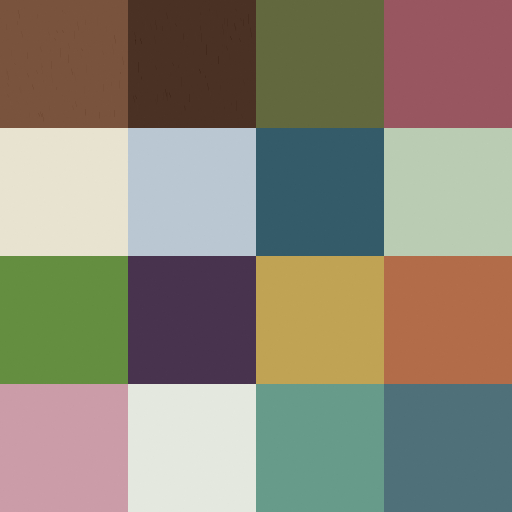
#> input picture assets/codex-source/coord10-art02-input-20261004/FinishAtlas_FUR06.png, 1024 x 1024 px, found by its file name (shown at 1/2 size)
$ python art02_a2.py
#> lines starting #> are read from the running program, lines starting #| are printed output that depends on the picture; after the words box and inside, x2 and y2 are one past the last pixel; in counts of white or black regions, pixels touching at a corner belong together
# ART02 A2: per-frame FinishAtlas copies, only where IMG_3638 shows a hue difference that exposure alone cannot explain.
# Reference colours are white-balance corrected with the wall: factor = observed wall / model cream cell (assumption: the wall is
# the same cream as the model's cream cell). Each target cell is shifted by (target - cell mean), keeping the cell's texture variation.
import json,hashlib,numpy as np
from PIL import Image
R='src2/assets/codex-source/coord10-art02-input-20261004/'
A=np.array(Image.open(R+'FinishAtlas_FUR06.png').convert('RGB')).astype(int)
cell=lambda cx,cy: (slice(cy*256,cy*256+256),slice(cx*256,cx*256+256))
cream=A[cell(0,1)].reshape(-1,3).mean(0)
#> cream = [232, 227, 208]
wall_obs=np.array([208,216,189]); wb=wall_obs/cream
#> after `wb = wall_obs / cream`: wb = [0.897, 0.952, 0.909]
obs={'U1_mat':[211,210,185],'U2_frame':[110,81,76]}
corr={k:(np.array(v)/wb).round().astype(int).tolist() for k,v in obs.items()}
#> corr = {'U1_mat': [235, 221, 204], 'U2_frame': [123, 85, 84]}
PLAN={1:[('blue_mat_cell(1,1)',(1,1),corr['U1_mat'])],2:[('pink_frame_cell(3,0)',(3,0),corr['U2_frame'])]}
info={'white_balance_factor':wb.round(4).tolist(),'model_cream_mean':cream.round(1).tolist(),'observed':obs,'corrected_targets':corr,'frames':{}}
for n,ops in PLAN.items():
    B=A.copy(); mask=np.ones(A.shape[:2],bool); cells={}
    for name,(cx,cy),tgt in ops:
        sl=cell(cx,cy); m=A[sl].reshape(-1,3).mean(0); B[sl]=np.clip(A[sl]-m+np.array(tgt),0,255); mask[sl]=False
        cells[name]={'from_mean':m.round(1).tolist(),'to':tgt,'rect_xywh':[cx*256,cy*256,256,256]}
#> this loop made 1 pass
#> (cx, cy, tgt, m) on pass 1: (1, 1, [235, 221, 204], [186, 199, 210])
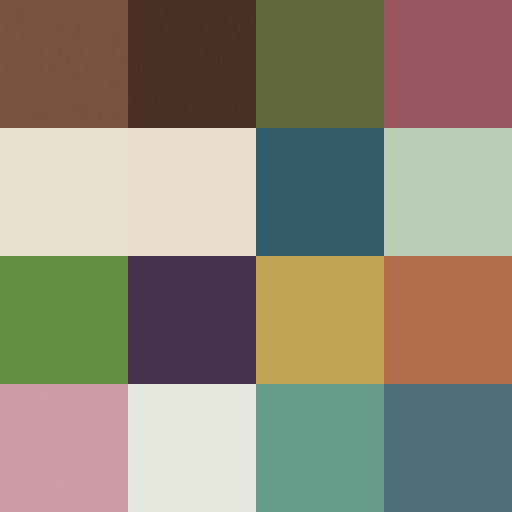
#> B: shape (1024, 1024, 3) int64 (shown at 1/2 size); mean R, G, B 144, 136.4, 118.7
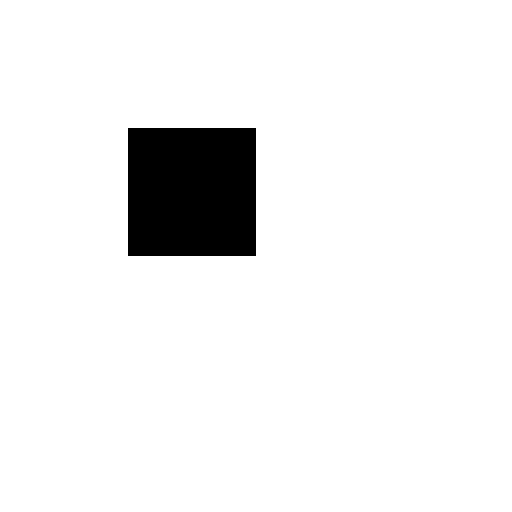
#> mask: shape (1024, 1024) bool (shown at 1/2 size); 93.8% white; 1 black region, box (x1, y1, x2, y2) and area: (256, 256, 512, 512) 65536
#> after the loop, cells = 1 item
    out=f'art2/FinishAtlas_FUR06_ART02_A2_U{n}.png'; Image.fromarray(B.astype(np.uint8)).save(out,optimize=True)
#> after `out = f'art2/FinishAtlas_FUR06_ART02_A2_U{n}.png'`: out = 'art2/FinishAtlas_FUR06_ART02_A2_U1.png'
    C=np.array(Image.open(out).convert('RGBA')); S=np.array(Image.open(R+'FinishAtlas_FUR06.png').convert('RGBA'))
    d=(C!=S).any(-1)
    info['frames'][f'LAY03_UpperFrame_{n}']={'texture':out.split('/')[-1],'cells':cells,'pixels_changed_outside_cells':int((d&mask).sum()),'pixels_changed_inside':int((d&~mask).sum()),
       'rgba_sha256_outside_source':hashlib.sha256(S[mask].tobytes()).hexdigest(),'rgba_sha256_outside_candidate':hashlib.sha256(C[mask].tobytes()).hexdigest()}
info['frames']['LAY03_UpperFrame_3']='no A2: frame olive and mat cream match within exposure; lavender inner border cannot be separated (shares the cream cell with the mat)'
json.dump(info,open('art2/A2_check.json','w'),indent=1); print(json.dumps(info,indent=0)[:1500])
#> (printed output is left out)
